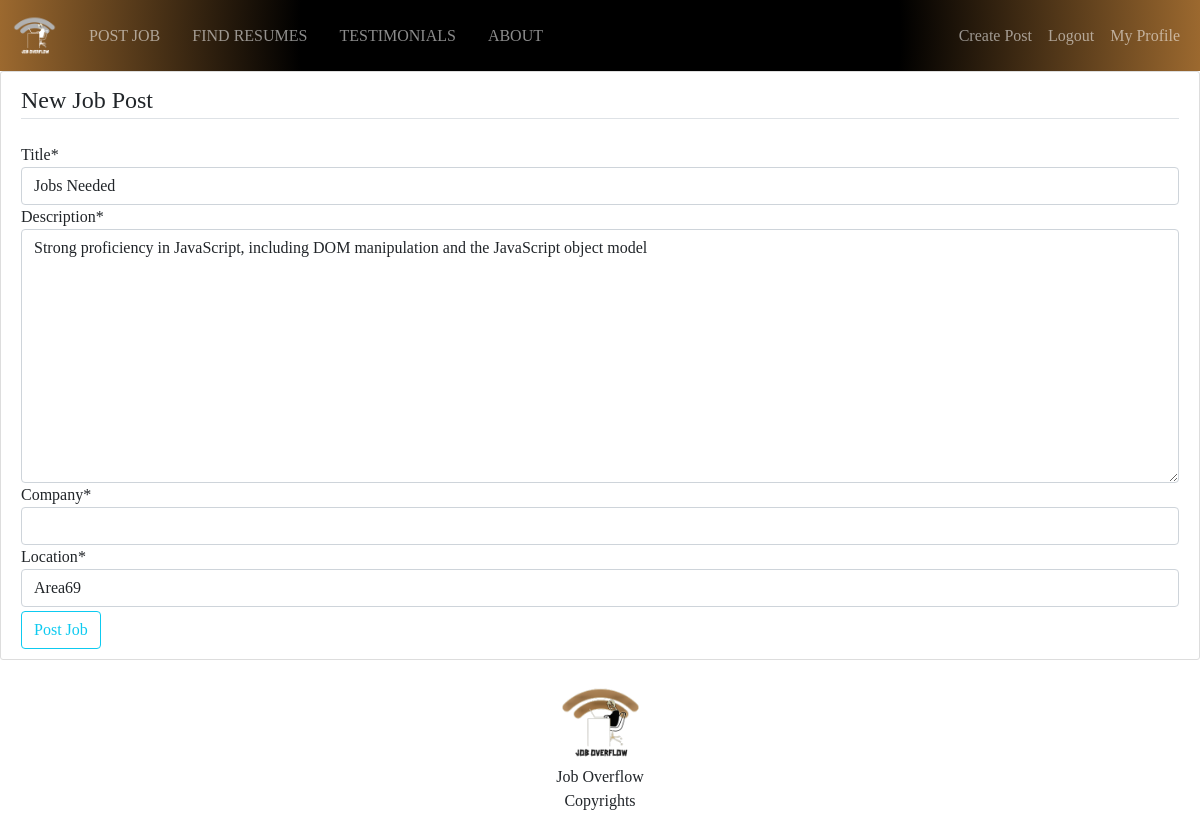
Before: /jobs/2/update (signed in) with the older database file.
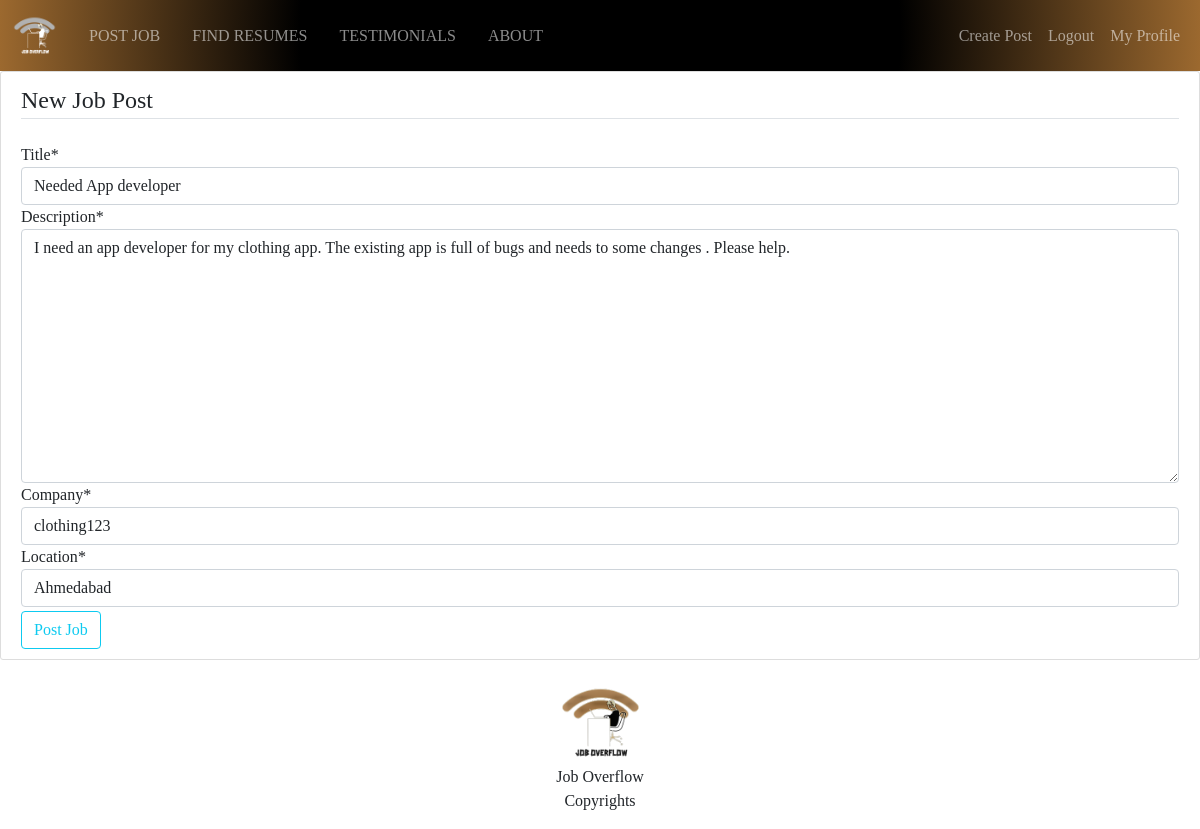
After: the same page with the newer database file.
### jobs/models.py (models this page shows, shortened)
class JobPost(models.Model):
    title = models.CharField(max_length=200)
    description = models.TextField()
    recruiter = models.ForeignKey(User, on_delete=models.CASCADE)
    company = models.CharField(max_length=200, default="", null=True)
    stipend = models.FloatField(blank=True, null=True)
    location = models.CharField(max_length=255)
    link = models.URLField(null=True, blank=True)
    date_posted = models.DateTimeField(default=timezone.now)
    skills_req = models.CharField(
        max_length=200, default="No skills required.", null=True)

### jobs/views.py (the view, shortened to what this page needs)
# urls.py: path('jobs/<int:pk>/update', JobUpdateView.as_view(), name='jobs-update'),
class JobUpdateView(LoginRequiredMixin, UserPassesTestMixin, UpdateView):
    model = JobPost
    fields = ['title', 'description', 'company', 'location']
    def test_func(self):
        job = self.get_object()
        if job.recruiter == self.request.user:
            return True
        else:
            return False

### jobs/templates/jobs/jobpost_form.html (shortened to what this page needs)
{% extends 'jobs/base.html' %}
{% load crispy_forms_tags %}
{% block content %}
<div class='content-section'>
    <form method="POST">
        <fieldset class='form-group'>
            <legend class='border-bottom mb-4'>New Job Post</legend>
            {{ form | crispy}}
        </fieldset>
        <div class='form-group'>
            <button class='btn btn-outline-info mt-1' type='submit'>Post Job</button>
        </div>
    </form>
</div>
{% endblock content %}

Changed rows visible on the page:
changed JobPost: title "Jobs Needed" → "Needed App developer"; description "Strong proficiency in JavaScript, including DOM manipulation and the JavaScript object model" → "I need an app developer for my clothing app. The existing app is full of bugs and needs to some changes . Please help."; company (not shown) → "clothing123"; location "Area69" → "Ahmedabad"
